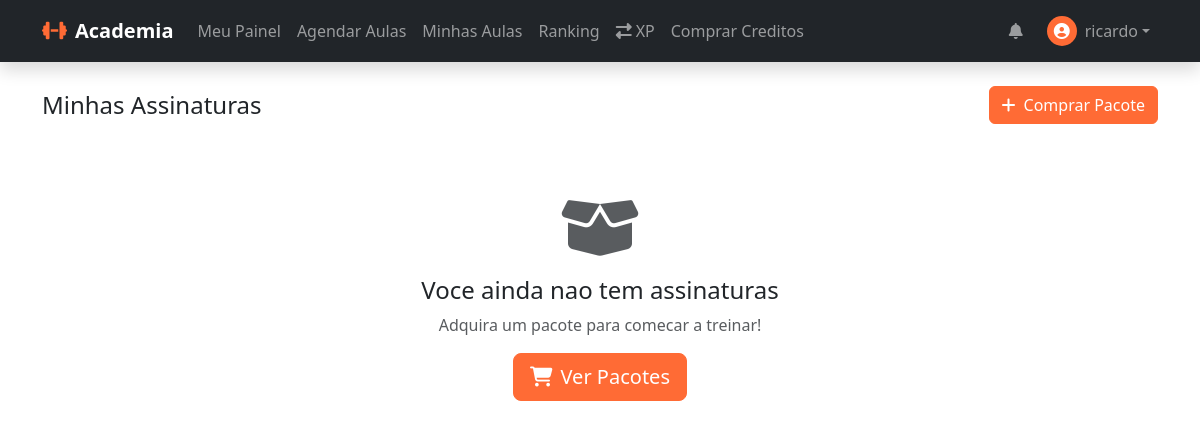
The app's page /student/subscriptions (signed in), older data.
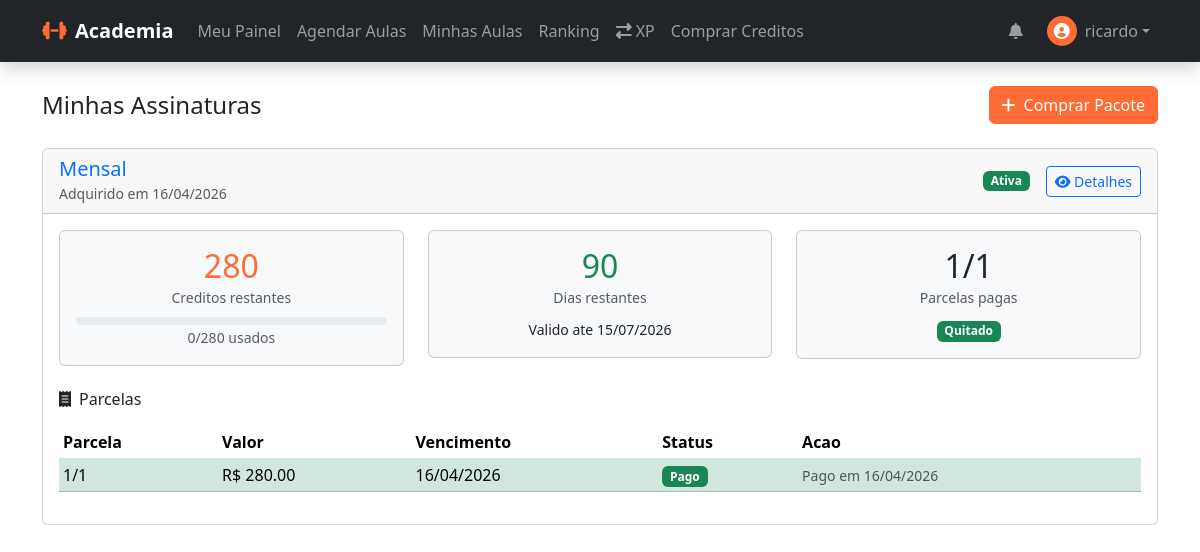
The same page, newer data.
### app/models/subscription.py (models this page shows, shortened)
class Subscription(db.Model):
    __tablename__ = 'subscriptions'
    id = db.Column(db.Integer, primary_key=True)
    user_id = db.Column(db.Integer, db.ForeignKey('users.id'), nullable=False)
    package_id = db.Column(db.Integer, db.ForeignKey('packages.id'), nullable=False)
    credits_total = db.Column(db.Integer, nullable=False)
    credits_used = db.Column(db.Integer, default=0)
    start_date = db.Column(db.Date, nullable=False)
    end_date = db.Column(db.Date, nullable=False)
    status = db.Column(db.Enum(SubscriptionStatus), default=SubscriptionStatus.ACTIVE)
    payment_status = db.Column(db.Enum(PaymentStatus), default=PaymentStatus.PENDING)
    blocked_at = db.Column(db.DateTime)
    block_reason = db.Column(db.String(255))
    is_recurring = db.Column(db.Boolean, default=False)  # Se é assinatura recorrente
    nupay_subscription_id = db.Column(db.String(100), nullable=True)  # ID da assinatura na NuPay
    recurring_status = db.Column(db.String(20), default='ACTIVE')  # ACTIVE, PAUSED, CANCELLED
    next_billing_date = db.Column(db.Date, nullable=True)  # Próxima cobrança
    last_billing_date = db.Column(db.Date, nullable=True)  # Última cobrança
    created_at = db.Column(db.DateTime, default=datetime.utcnow)
    updated_at = db.Column(db.DateTime, default=datetime.utcnow, onupdate=datetime.utcnow)
    user = db.relationship('User', backref='subscriptions')
    payments = db.relationship('Payment', backref='subscription', lazy=True, cascade='all, delete-orphan')
    bookings = db.relationship('Booking', backref='subscription', lazy=True)
    @property
    def credits_remaining(self):
        return self.credits_total - self.credits_used
    @property
    def is_blocked(self):
        return self.status == SubscriptionStatus.SUSPENDED
    @property
    def days_until_expiry(self):
        if self.end_date:
            delta = self.end_date - datetime.now().date()
            return delta.days
        return 0
    @property
    def progress_percent(self):
        if self.credits_total == 0:
            return 0
        return round((self.credits_used / self.credits_total) * 100)

### app/models/package.py (models this page shows, shortened)
class Package(db.Model):
    __tablename__ = 'packages'
    id = db.Column(db.Integer, primary_key=True)
    name = db.Column(db.String(100), nullable=False)
    description = db.Column(db.Text)
    credits = db.Column(db.Integer, nullable=False)
    price = db.Column(db.Numeric(10, 2), nullable=False)
    installments = db.Column(db.Integer, default=1)  # Quantas parcelas
    installment_price = db.Column(db.Numeric(10, 2))  # Preco por parcela
    validity_days = db.Column(db.Integer, nullable=False)  # Ex: 90 dias
    photo_url = db.Column(db.String(255))
    color = db.Column(db.String(7), default='#FF6B35')
    is_featured = db.Column(db.Boolean, default=False)  # Destaque
    display_order = db.Column(db.Integer, default=0)
    badge = db.Column(db.String(50))  # Ex: "MAIS VENDIDO", "NOVO"
    extra_benefits = db.Column(db.JSON)  # Ex: ["Toalha gratis", "Garrafinha"]
    is_recurring = db.Column(db.Boolean, default=False)  # Se é pacote recorrente
    recurring_interval_days = db.Column(db.Integer, default=30)  # Intervalo entre cobranças
    welcome_xp_bonus = db.Column(db.Integer, default=0)  # Bônus XP na primeira compra
    is_active = db.Column(db.Boolean, default=True)
    created_at = db.Column(db.DateTime, default=datetime.utcnow)
    updated_at = db.Column(db.DateTime, default=datetime.utcnow, onupdate=datetime.utcnow)
    subscriptions = db.relationship('Subscription', backref='package', lazy=True)

### app/models/payment.py (models this page shows, shortened)
class Payment(db.Model):
    __tablename__ = 'payments'
    id = db.Column(db.Integer, primary_key=True)
    subscription_id = db.Column(db.Integer, db.ForeignKey('subscriptions.id'), nullable=False)
    installment_number = db.Column(db.Integer, nullable=False)  # 1, 2, 3...
    installment_total = db.Column(db.Integer, nullable=False)   # Total de parcelas
    amount = db.Column(db.Numeric(10, 2), nullable=False)
    due_date = db.Column(db.Date, nullable=False)
    paid_date = db.Column(db.DateTime)
    status = db.Column(db.Enum(PaymentStatusEnum), default=PaymentStatusEnum.PENDING)
    proof_url = db.Column(db.String(255))
    overdue_days = db.Column(db.Integer, default=0)
    nupay_reference_id = db.Column(db.String(100), nullable=True)  # merchantReferenceId
    nupay_psp_reference_id = db.Column(db.String(100), nullable=True)  # pspReferenceId da NuPay
    nupay_payment_url = db.Column(db.String(500), nullable=True)  # URL para pagamento
    nupay_qr_code = db.Column(db.Text, nullable=True)  # QR Code base64
    nupay_pix_copy_paste = db.Column(db.Text, nullable=True)  # Código PIX copia e cola
    payment_method = db.Column(db.String(20), default='manual')  # manual, nupay_pix, nupay_recurring
    created_at = db.Column(db.DateTime, default=datetime.utcnow)
    updated_at = db.Column(db.DateTime, default=datetime.utcnow, onupdate=datetime.utcnow)

### app/routes/student.py (the view)
@student_bp.route('/subscriptions')
@login_required
def my_subscriptions():
    subscriptions = Subscription.query.filter_by(
        user_id=current_user.id
    ).order_by(Subscription.created_at.desc()).all()
    return render_template('student/my_subscriptions.html', subscriptions=subscriptions)

### app/models/notification.py (called while the page is built)
    @classmethod
    def get_unread_count(cls, user_id):
        return cls.query.filter_by(user_id=user_id, is_read=False).count()

### app/models/user.py (called while the page is built)
    @property
    def is_admin(self):
        return self.role == 'admin'

    @property
    def is_student(self):
        return self.role == 'student'

    @property
    def is_instructor(self):
        return self.role == 'instructor'

### app/templates/student/my_subscriptions.html (shortened to what the changed rows need)
{% extends "base.html" %}
{% block content %}
<div class="container py-4">
    <div class="row align-items-center mb-4">
        <div class="col">
            <h2 class="h4 mb-0">Minhas Assinaturas</h2>
        </div>
    </div>
    {% if subscriptions %}
    {% for subscription in subscriptions %}
    <div class="card mb-4 {{ 'border-warning' if subscription.is_blocked else '' }}">
        <div class="card-header d-flex justify-content-between align-items-center">
            <div>
                <h5 class="mb-0">
                    <a href="{{ url_for('student.subscription_detail', id=subscription.id) }}"
                        class="text-decoration-none">
                        {{ subscription.package.name }}
                    </a>
                </h5>
                <small class="text-muted">Adquirido em {{ subscription.created_at.strftime('%d/%m/%Y') }}</small>
            </div>
            <div class="d-flex align-items-center gap-2">
                {% if subscription.status.value == 'active' %}
                <span class="badge bg-success">Ativa</span>
                {% elif subscription.status.value == 'suspended' %}
                <span class="badge bg-warning text-dark">Bloqueada</span>
                {% elif subscription.status.value == 'cancelled' %}
                <span class="badge bg-danger">Cancelada</span>
                {% else %}
                <span class="badge bg-secondary">Expirada</span>
                {% endif %}
                <a href="{{ url_for('student.subscription_detail', id=subscription.id) }}"
                    class="btn btn-sm btn-outline-primary ms-2">
                    <i class="fas fa-eye"></i> Detalhes
                </a>
            </div>
        </div>
        <div class="card-body">
            <div class="row mb-4">
                <div class="col-md-4 text-center">
                    <div class="card bg-light">
                        <div class="card-body">
                            <h2 class="text-primary mb-0">{{ subscription.credits_remaining }}</h2>
                            <small class="text-muted">Creditos restantes</small>
                            <div class="progress mt-2" style="height: 8px;">
                            </div>
                            <small class="text-muted">{{ subscription.credits_used }}/{{ subscription.credits_total }}
                                usados</small>
                        </div>
                    </div>
                </div>
                <div class="col-md-4 text-center">
                    <div class="card bg-light">
                        <div class="card-body">
                            {% if subscription.days_until_expiry > 0 %}
                            <h2 class="text-success mb-0">{{ subscription.days_until_expiry }}</h2>
                            <small class="text-muted">Dias restantes</small>
                            {% elif subscription.days_until_expiry == 0 %}
                            <h2 class="text-warning mb-0">Hoje</h2>
                            <small class="text-muted">Expira hoje!</small>
                            {% else %}
                            <h2 class="text-danger mb-0">Expirada</h2>
                            <small class="text-muted">Ha {{ subscription.days_until_expiry|abs }} dias</small>
                            {% endif %}
                            <p class="mb-0 mt-2">
                                <small>Valido ate {{ subscription.end_date.strftime('%d/%m/%Y') }}</small>
                            </p>
                        </div>
                    </div>
                </div>
                <div class="col-md-4 text-center">
                    <div class="card bg-light">
                        <div class="card-body">
                            {% set paid_count = subscription.payments|selectattr('status.value', 'equalto',
                            'paid')|list|length %}
                            <h2 class="mb-0">{{ paid_count }}/{{ subscription.payments|length }}</h2>
                            <small class="text-muted">Parcelas pagas</small>
                            {% if subscription.payment_status.value == 'paid' %}
                            <p class="mb-0 mt-2"><span class="badge bg-success">Quitado</span></p>
                            {% elif subscription.payment_status.value == 'partial' %}
                            <p class="mb-0 mt-2"><span class="badge bg-info">Parcial</span></p>
                            {% else %}
                            <p class="mb-0 mt-2"><span class="badge bg-warning text-dark">Pendente</span></p>
                            {% endif %}
                        </div>
                    </div>
                </div>
            </div>
            <h6 class="mb-3"><i class="fas fa-receipt me-2"></i>Parcelas</h6>
            <div class="table-responsive">
                <table class="table table-sm">
                    <thead>
                        <tr>
                            <th>Parcela</th>
                            <th>Valor</th>
                            <th>Vencimento</th>
                            <th>Status</th>
                            <th>Acao</th>
                        </tr>
                    </thead>
                    <tbody>
                        {% for payment in subscription.payments|sort(attribute='installment_number') %}
                        <tr
                            class="{{ 'table-success' if payment.status.value == 'paid' else ('table-danger' if payment.status.value == 'overdue' else '') }}">
                            <td>{{ payment.installment_number }}/{{ payment.installment_total }}</td>
                            <td>R$ {{ "%.2f"|format(payment.amount) }}</td>
                            <td>{{ payment.due_date.strftime('%d/%m/%Y') }}</td>
                            <td>
                                {% if payment.status.value == 'paid' %}
                                <span class="badge bg-success">Pago</span>
                                {% elif payment.status.value == 'overdue' %}
                                <span class="badge bg-danger">Atrasado ({{ payment.days_overdue }} dias)</span>
                                {% elif payment.proof_url %}
                                <span class="badge bg-info">Aguardando aprovacao</span>
                                {% else %}
                                <span class="badge bg-warning text-dark">Pendente</span>
                                {% endif %}
                            </td>
                            <td>
                                {% if payment.status.value == 'paid' %}
                                <small class="text-muted">Pago em {{ payment.paid_date.strftime('%d/%m/%Y') }}</small>
                                {% elif payment.proof_url %}
                                <button type="button" class="btn btn-sm btn-outline-info" data-bs-toggle="modal"
                                    data-bs-target="#proofModal{{ payment.id }}">
                                    <i class="fas fa-eye"></i> Ver comprovante
                                </button>
                                {% else %}
                                <button type="button" class="btn btn-sm btn-primary" data-bs-toggle="modal"
                                    data-bs-target="#uploadModal{{ payment.id }}">
                                    <i class="fas fa-upload"></i> Enviar comprovante
                                </button>
                                {% endif %}
                            </td>
                        </tr>
                        {% endfor %}
                    </tbody>
                </table>
            </div>
        </div>
    </div>
    {% endfor %}
    {% else %}
    <div class="text-center py-5">
        <i class="fas fa-box-open fa-4x text-muted mb-3"></i>
        <h4>Voce ainda nao tem assinaturas</h4>
        <p class="text-muted">Adquira um pacote para comecar a treinar!</p>
        <a href="{{ url_for('shop.packages') }}" class="btn btn-primary btn-lg">
            <i class="fas fa-shopping-cart me-2"></i>Ver Pacotes
        </a>
    </div>
    {% endif %}
</div>
{% endblock %}

Row changes from the older to the newer data that the page shows:
added Subscription: package.name "Mensal", created_at "16/04/2026", status "Ativa", credits_remaining "280", credits_used "0", credits_total "280", days_until_expiry "90", end_date "15/07/2026", paid_count "1", payments|length "1", payment_status "Quitado"
added Payment: installment_number "1", installment_total "1", amount "280.00", due_date "16/04/2026", status "Pago", paid_date "16/04/2026"
Text that changed along with them:
text no longer shown: "Voce ainda nao tem assinaturas Adquira um pacote para comecar a treinar! Ver Pacotes"
